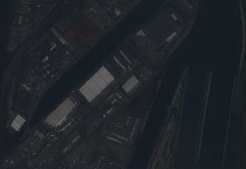
#> input picture paper2_implementation/images/img7.PNG, 246 x 169 px, found by its file name
$ python agcwd.py
#> lines starting #> are read from the running program, lines starting #| are printed output that depends on the picture
import cv2
import numpy as np
import math

img = cv2.imread('images/img7.png', 1)
#> img is the input picture: shape (169, 246, 3); mean B, G, R 41.5, 36, 30.7

M = img.shape[0]
#> M = 169
N = img.shape[1]
#> N = 246
pixels = M*N
#> pixels = 41574

alpha = 0.75

def agcwd(a) :
    F = np.zeros(256)

    for i in np.arange(M) :
        for j in np.arange(N) :
            F[a[i][j]] += 1

    F /= pixels

    pdfmax = 0
    pdfmin = 1
    for i in np.arange(256) :
        pdfmax = max(pdfmax, F[i])
        pdfmin = min(pdfmin, F[i])

    sum = 0.0
    for i in np.arange(256) :
        F[i] = pdfmax * pow( ((F[i] - pdfmin) / (pdfmax - pdfmin)) , alpha)
        sum += F[i]

    F /= sum

    for i in np.arange(1, 256) :
        F[i] += F[i-1]

    maxv = 0
    for i in np.arange(M) :
        for j in np.arange(N) :
            maxv = max(maxv, a[i][j])

    new_values = np.zeros(256)
    for i in np.arange(256) :
        new_values[i] = math.floor(maxv * pow(i/maxv, 1 - F[i]))

    for i in np.arange(M) :
        for j in np.arange(N) :
            a[i][j] = new_values[a[i][j]]

    return a

for k in np.arange(3) :
    mat1 = np.zeros(shape = (M, N), dtype = int)
    for i in np.arange(M) :
        for j in np.arange(N) :
            mat1[i][j] = img[i][j][k]
    mat1 = agcwd(mat1)
    for i in np.arange(M) :
        for j in np.arange(N) :
            img[i][j][k] = mat1[i][j]
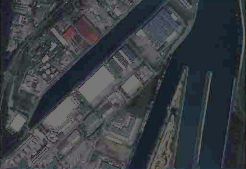
#> img: shape (169, 246, 3); mean B, G, R 68.3, 63, 57.9
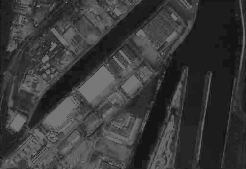
#> mat1: shape (169, 246) int64; min 16, max 121, mean 57.9

cv2.imwrite('images/img7_agcwd.png', img)

$ run again, with paper2_implementation/images/img1.PNG copied over paper2_implementation/images/img7.PNG
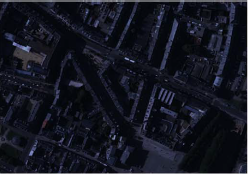
#> input picture paper2_implementation/images/img1.PNG, 248 x 174 px, found by its file name
#> img is the input picture: shape (174, 248, 3); mean B, G, R 32.8, 22.2, 20.2
#> after the loop `for k in np.arange(3) :`:
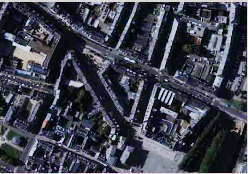
#> img: shape (174, 248, 3); mean B, G, R 78.2, 65.5, 62.6
#> after the loop `for k in np.arange(3) :`:
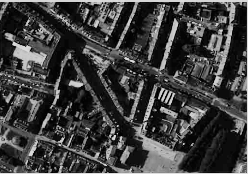
#> mat1: shape (174, 248) int64; min 0, max 222, mean 62.6

$ run again, with paper2_implementation/images/img2.PNG copied over paper2_implementation/images/img7.PNG
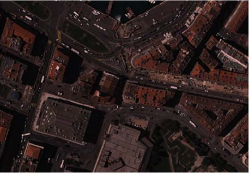
#> input picture paper2_implementation/images/img2.PNG, 250 x 174 px, found by its file name
#> img is the input picture: shape (174, 250, 3); mean B, G, R 32.1, 33.2, 45.9
#> after the loop `for k in np.arange(3) :`:
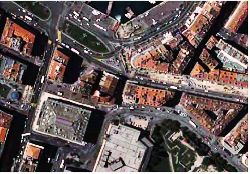
#> img: shape (174, 250, 3); mean B, G, R 87.7, 89, 102.7
#> after the loop `for k in np.arange(3) :`:
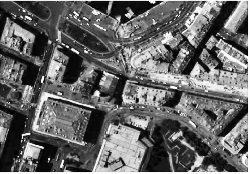
#> mat1: shape (174, 250) int64; min 0, max 255, mean 102.7

$ run again, with paper2_implementation/images/img3.PNG copied over paper2_implementation/images/img7.PNG
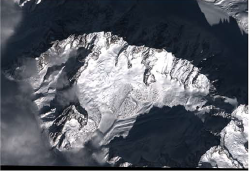
#> input picture paper2_implementation/images/img3.PNG, 250 x 171 px, found by its file name
#> img is the input picture: shape (171, 250, 3); mean B, G, R 101.3, 92.8, 89
#> after the loop `for k in np.arange(3) :`:
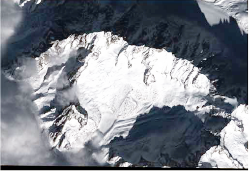
#> img: shape (171, 250, 3); mean B, G, R 136.4, 128.2, 123.6
#> after the loop `for k in np.arange(3) :`:
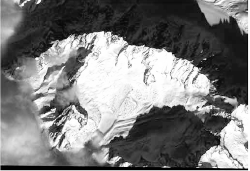
#> mat1: shape (171, 250) int64; min 0, max 255, mean 123.6
